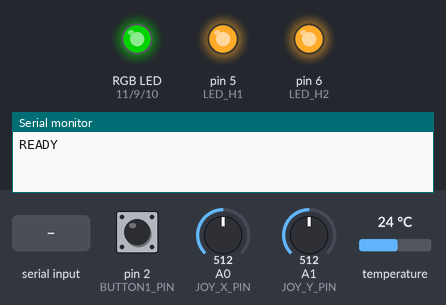
The sketch below on a simulated Arduino Uno, built with avr-gcc and run on an emulated ATmega328P. On the bench: an RGB LED mixed from three pins (HIGH = lit), output pins drawn as LEDs (lit = HIGH), the last lines printed to the serial monitor. The inputs (shaded band) are chosen by the test bench; at power-on: pin 2 (BUTTON1_PIN) HIGH, A0 (JOY_X_PIN) = 512, A1 (JOY_Y_PIN) = 512, temperature 24 °C. Dim RGB values are drawn brighter than linear.

Above: at 1.2 s.
1.3 s: "LED1:RED\n" received over Serial
At 2.5 s:
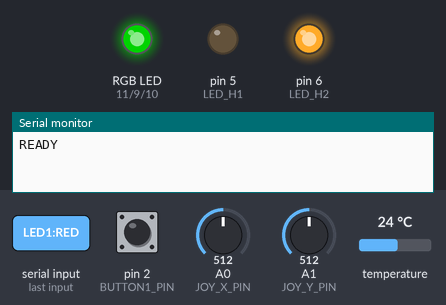
2.8 s: "LED2:RED\n" received over Serial
At 3.8 s:
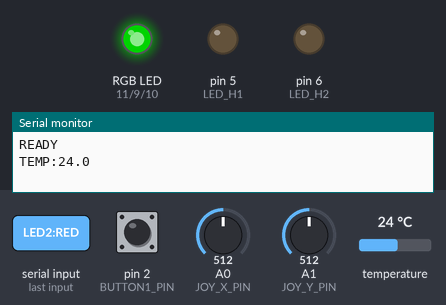
4.3 s: "LED1:GREEN\n" received over Serial
At 5.0 s:
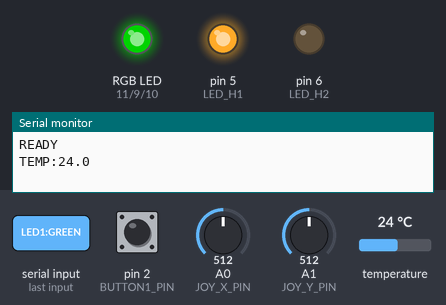
5.8 s: "LED3:RED\n" received over Serial
At 6.1 s:
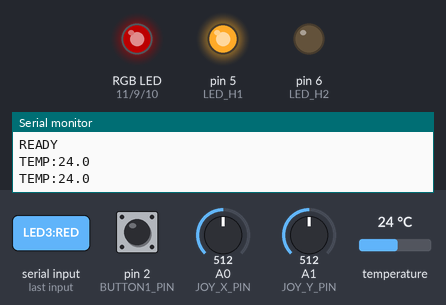
7.3 s: "LED2:GREEN\n" received over Serial
At 8.5 s:
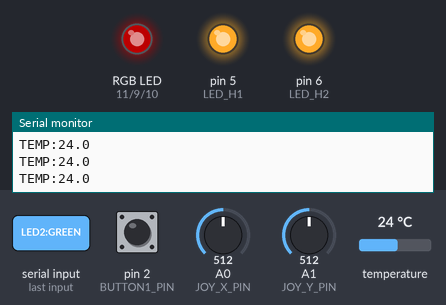
8.8 s: "LED3:BLUE\n" received over Serial
At 9.6 s:
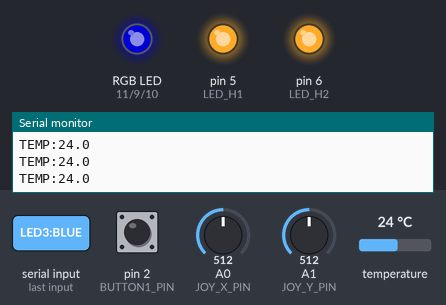
Timing chart, 0 to 11.3 s (numbered marks = the images above; inputs shaded):
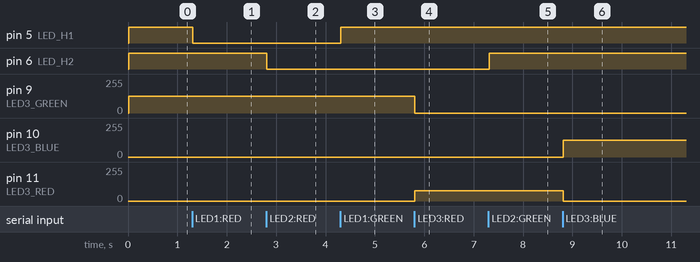

Measured:
- after the input at 1.3 s, pin 5 (LED_H1): HIGH → LOW at once
- after the input at 2.8 s, pin 6 (LED_H2): HIGH → LOW at once
- after the input at 4.3 s, pin 5 (LED_H1): LOW → HIGH at once
- after the input at 5.8 s, pin 9 (LED3_GREEN): 127/255 → 0/255 at once; pin 11 (LED3_RED): 0/255 → 76/255 at once
- after the input at 7.3 s, pin 6 (LED_H2): LOW → HIGH at once
- after the input at 8.8 s, pin 10 (LED3_BLUE): 0/255 → 127/255 at once; pin 11 (LED3_RED): 76/255 → 0/255 at once

The sketch:

arduino.ino
```cpp
/*
 * SDN Controller - Arduino Side
 * Group 5 - Advanced Computer Networks
 *
 * Hardware:
 * - Button: Pin 2
 * - Joystick VRx: Pin A0
 * - Joystick VRy: Pin A1
 * - Joystick SW: Pin 4
 * - Temperature Sensor (DS18B20): Pin 7
 * - LED h1: Pin 5 (single LED)
 * - LED h2: Pin 6 (single LED)
 * - LED3 (RGB - switch): Pins 11(R), 9(G), 10(B)
 */

#include <DallasTemperature.h>
#include <OneWire.h>

// ============ PIN DEFINITIONS ============
const int BUTTON1_PIN = 2;
const int JOY_SW_PIN = 4;
const int TEMP_PIN = 7; // DS18B20 data pin

const int JOY_X_PIN = A0;
const int JOY_Y_PIN = A1;

// LEDs simples para hosts
const int LED_H1 = 5;
const int LED_H2 = 6;

// LED RGB para switch
const int LED3_RED = 11;
const int LED3_GREEN = 9;
const int LED3_BLUE = 10;

// ============ DS18B20 SETUP ============
OneWire oneWire(TEMP_PIN);
DallasTemperature sensors(&oneWire);

// ============ STATE VARIABLES ============
int lastButton1 = HIGH;
int lastJoyState = 0; // 0=center, 1=up, 2=down, 3=left, 4=right
unsigned long lastTempRead = 0;
unsigned long debounceDelay = 50;

// Joystick thresholds
const int JOY_THRESHOLD_LOW = 400;
const int JOY_THRESHOLD_HIGH = 600;

// ============ SETUP ============
void setup() {
  Serial.begin(9600);

  pinMode(BUTTON1_PIN, INPUT_PULLUP);
  pinMode(JOY_SW_PIN, INPUT_PULLUP);

  // LEDs simples
  pinMode(LED_H1, OUTPUT);
  pinMode(LED_H2, OUTPUT);

  // LED RGB
  pinMode(LED3_RED, OUTPUT);
  pinMode(LED3_GREEN, OUTPUT);
  pinMode(LED3_BLUE, OUTPUT);

  // Initialize DS18B20
  sensors.begin();

  // Inicializar LEDs
  // h1 y h2 ON (conectados)
  digitalWrite(LED_H1, HIGH);
  digitalWrite(LED_H2, HIGH);

  // Switch verde (normal)
  setLED3(0, 255, 0);

  Serial.println("READY");
}

// ============ MAIN LOOP ============
void loop() {
  readButton();
  readJoystick();
  readTemperature();
  readCommands();
  delay(10);
}

// ============ READ FUNCTIONS ============
void readTemperature() {
  if (millis() - lastTempRead > 2000) {
    sensors.requestTemperatures();
    float tempC = sensors.getTempCByIndex(0);

    // Check if reading is valid
    if (tempC != DEVICE_DISCONNECTED_C) {
      Serial.print("TEMP:");
      Serial.println(tempC, 1);
    }

    lastTempRead = millis();
  }
}

void readButton() {
  int button1 = digitalRead(BUTTON1_PIN);
  if (button1 == LOW && lastButton1 == HIGH) {
    delay(debounceDelay);
    if (digitalRead(BUTTON1_PIN) == LOW) {
      Serial.println("BUTTON");
    }
  }
  lastButton1 = button1;
}

void readJoystick() {
  int xValue = analogRead(JOY_X_PIN);
  int yValue = analogRead(JOY_Y_PIN);

  int currentState = 0;

  // Detectar dirección
  if (yValue > JOY_THRESHOLD_HIGH) {
    currentState = 1; // UP
  } else if (yValue < JOY_THRESHOLD_LOW) {
    currentState = 2; // DOWN
  } else if (xValue < JOY_THRESHOLD_LOW) {
    currentState = 4; // LEFT
  } else if (xValue > JOY_THRESHOLD_HIGH) {
    currentState = 3; // RIGHT
  }

  // Solo enviar cuando cambia de estado
  if (currentState != lastJoyState) {
    if (currentState == 1) {
      Serial.println("JOY_UP");
    } else if (currentState == 2) {
      Serial.println("JOY_DOWN");
    } else if (currentState == 3) {
      Serial.println("JOY_LEFT");
    } else if (currentState == 4) {
      Serial.println("JOY_RIGHT");
    }
    lastJoyState = currentState;
  }
}

void readCommands() {
  if (Serial.available() > 0) {
    String cmd = Serial.readStringUntil('\n');
    cmd.trim();

    // Comandos para LED h1 (pin 5)
    if (cmd == "LED1:RED") {
      digitalWrite(LED_H1, LOW);
    } else if (cmd == "LED1:GREEN") {
      digitalWrite(LED_H1, HIGH);
    }

    // Comandos para LED h2 (pin 6)
    else if (cmd == "LED2:RED") {
      digitalWrite(LED_H2, LOW);
    } else if (cmd == "LED2:GREEN") {
      digitalWrite(LED_H2, HIGH);
    }

    // Comandos para LED3 (RGB - switch)
    else if (cmd == "LED3:GREEN") {
      setLED3(0, 255, 0);
    } else if (cmd == "LED3:RED") {
      setLED3(255, 0, 0);
    } else if (cmd == "LED3:BLUE") {
      setLED3(0, 0, 255);
    }
  }
}

// ============ LED CONTROL FUNCTIONS ============

void setLED3(int r, int g, int b) {
  int adjustedR = r * 0.3;
  int adjustedG = g * 0.5;
  int adjustedB = b * 0.5;

  analogWrite(LED3_RED, adjustedR);
  analogWrite(LED3_GREEN, adjustedG);
  analogWrite(LED3_BLUE, adjustedB);
}
```
